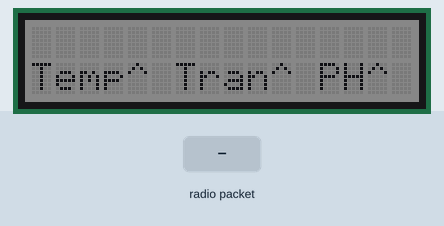
The sketch below on a simulated Arduino Uno, built with avr-gcc and run on an emulated ATmega328P. Parts: 16×2 character LCD. Inputs (shaded band) come from the test bench. No radio packets arrive unless stated; what the sketch prints to the serial monitor is not drawn.

Above: at 2.2 s.
2.3 s: radio packet "200" arrives
At 4.5 s:
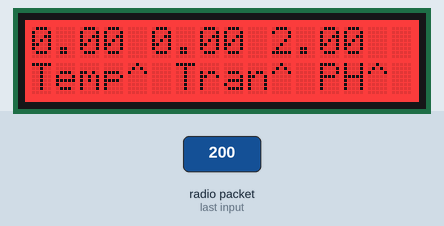
At 16.8 s:
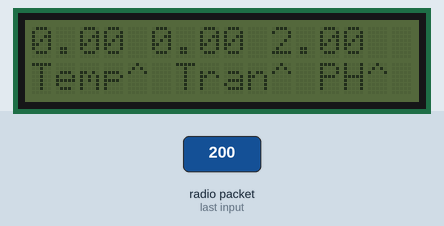
Timing chart, 0 to 17.9 s (numbered marks = the images above; inputs shaded):
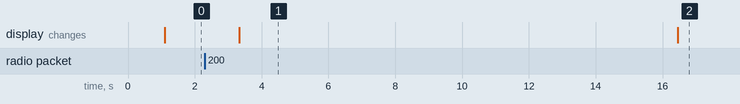

The sketch:

recievewithlcd.ino
```cpp
#include <LoRa.h>
#include <stdbool.h>
#include <SPI.h>
#include <Wire.h>
#include "rgb_lcd.h"
rgb_lcd lcd;
unsigned int cnt;
int data1;
int temp1;
float temp;
int ph;
float PH;
int turb;
float TURB;
#define ss 5
#define rst 14
#define dio0 2
void setup()
{ Serial.begin(11500);
  while (!Serial);
  Serial.println("LoRa Receiver");
  LoRa.setPins(ss, rst, dio0);    //setup LoRa transceiver module
  while (!LoRa.begin(433E6))     //433E6 - Asia, 866E6 - Europe, 915E6 - North America
  {
    Serial.println(".");
    delay(500);
  }
  LoRa.setSyncWord(0xA5);
  Serial.println("LoRa Initializing OK!");
  lcd.begin(16, 2);
    lcd.setRGB(100,100,100);
    delay(1000);
    }

void loop()
{
  lcd.setCursor(0,1);
  lcd.print("Temp^ Tran^ PH^ ");
  int packetSize = LoRa.parsePacket();    // try to parse packet
  if (packetSize)
  {
  cnt=0;
    Serial.print("Received packet '");
     lcd.setCursor(0,0);
    while(LoRa.available())              // read packet
    {
      String LoRaData = LoRa.readString();
      data1=LoRaData.toInt();
      temp1=data1/(1000000); // for temperature
      temp=temp1/10.00;
      turb=(data1)/1000;
      if(data1<0)
      {
       turb=turb-temp1*1000;

       ph=data1-turb*1000-temp1*1000000;
       PH=-ph/100.00;

       TURB=-turb/100.00;
      }
      else
      { turb=turb-(1000)*temp1;
        ph=data1-turb*1000-temp1*1000000;
        PH=ph/100.00;

       TURB=turb/100.00;

      }

     lcd.print(temp);
      lcd.print(" ");
       lcd.print(TURB);
      lcd.print(" ");
       lcd.print(PH);
      lcd.print(" ");
      //lcd.setRGB(0,200,0);
      if((temp<26.00)|(temp>32.00))
      {  //is temp in range ?
       lcd.setRGB(255,0,0);

        // if((PH<6.40)|(PH>8.80))
        //   {  //is ph in range?
        //    if(TURB<4.00)
        //     {
        //        lcd.setRGB(255,0,0);
        //     }
        //   else{
        //        lcd.setRGB(0,100,100);
        //      }
        //   }
        //   else if(TURB<4.00)
        //      {
        //        lcd.setRGB(168,168,100);
        //      }
        //   else{
        //         lcd.setRGB(245,35,0);
        //       }
      }
      else if((PH<6.40)|(PH>8.80))
      {// //is ph in range?
      //      if(TURB<4.00)
      //     {
      //       lcd.setRGB(255,110,0);
      //     }
      //     else{
      //         lcd.setRGB(0,0,255);
      //     }
          lcd.setRGB(255,0,0);
      }
      else if(TURB<4.00)
      {
        lcd.setRGB(255,0,0);
      }
      else
      {
        lcd.setRGB(0,235,0);
      }
      //lcd.print(data1);
     //lcd.print(LoRaData);
     delay(10000);
    }
    Serial.print("' with RSSI ");         // print RSSI of packet
    Serial.println(LoRa.packetRssi());
    }
  else if(cnt==200)
  {  cnt=0;
     lcd.setRGB(0,0,0);
  }
else{
  cnt++;
  }
}
```

Measured:
- after the input at 2.3 s, the display: changes after 1.0 s (image 1)
- what the display in image 1 shows lasts 13.2 s, from 3.3 s to 16.5 s
